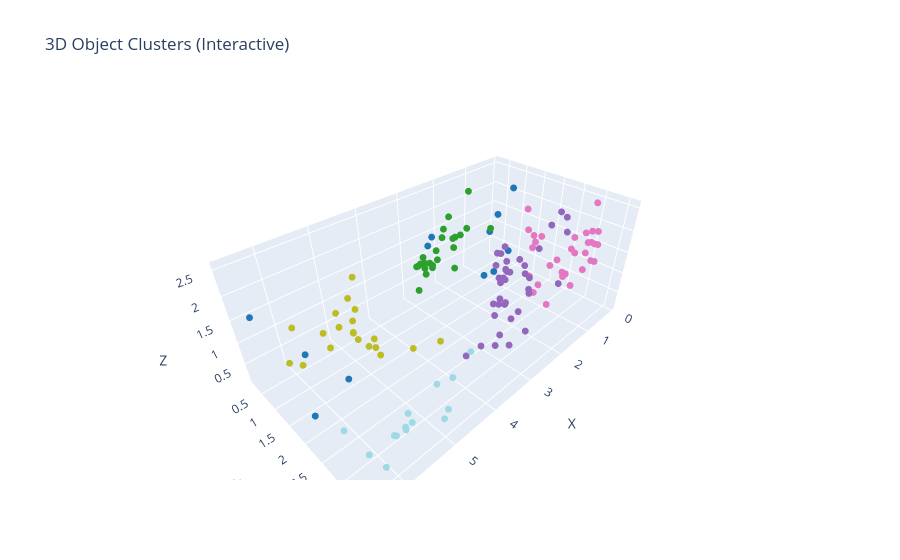

Notebook code for this chart:
### Code cell
# Change: check the clustering
import plotly.graph_objects as go
import numpy as np

if object_to_regions:
    min_cluster_id = min(object_to_regions.values())
    max_cluster_id = max(object_to_regions.values())
    num_distinct_clusters = max_cluster_id - min_cluster_id + 1
else:
    min_cluster_id = 0
    num_distinct_clusters = 1 # Default to 1 if no regions are found

colors_cmap = plt.get_cmap('tab20', num_distinct_clusters)

x, y, z, color_list = [], [], [], []

for obj_id, centroid in object_to_centroid.items():
    x.append(centroid[0])
    y.append(centroid[1])
    z.append(centroid[2])

    cluster_id = object_to_regions.get(obj_id, min_cluster_id) # Use .get() with a default for robustness
    
    # Map the cluster_id to a 0-based index for the colormap
    # For example, if min_cluster_id is -1, then -1 becomes index 0, 0 becomes index 1, etc.
    color_index = cluster_id - min_cluster_id
    
    # Get the RGBA color from the colormap
    rgba_color = colors_cmap(color_index)
    
    # Format the color as a string suitable for Plotly's marker color
    # Plotly expects 'rgba(r,g,b,a)'
    color_list.append(f"rgba({int(rgba_color[0]*255)}, {int(rgba_color[1]*255)}, {int(rgba_color[2]*255)}, {rgba_color[3]})")

fig = go.Figure(data=[go.Scatter3d(
    x=x, y=y, z=z,
    mode='markers',
    marker=dict(size=4, color=color_list), # Use the correctly generated color_list
    text=[f'Object {obj_id}. Region {object_to_regions.get(obj_id, "N/A")}' for obj_id in object_to_centroid.keys()]
)])

fig.update_layout(
    title="3D Object Clusters (Interactive)",
    scene=dict(xaxis_title='X', yaxis_title='Y', zaxis_title='Z')
)
fig.show()

### Figure 1 — Plotly figure (JSON) as saved in the notebook; plotly's stock layout.template omitted (floating-point values rounded to 4 significant figures; data arrays with more than 128 entries replaced by an {"elided": "..."} marker saying what was removed)
{"data": [{"marker": {"color": {"elided": "140 str values"}, "size": 4}, "mode": "markers", "text": {"elided": "140 str values"}, "type": "scatter3d", "x": {"elided": "140 float values"}, "y": {"elided": "140 float values"}, "z": {"elided": "140 float values"}}], "layout": {"scene": {"xaxis": {"title": {"text": "X"}}, "yaxis": {"title": {"text": "Y"}}, "zaxis": {"title": {"text": "Z"}}}, "title": {"text": "3D Object Clusters (Interactive)"}}}
